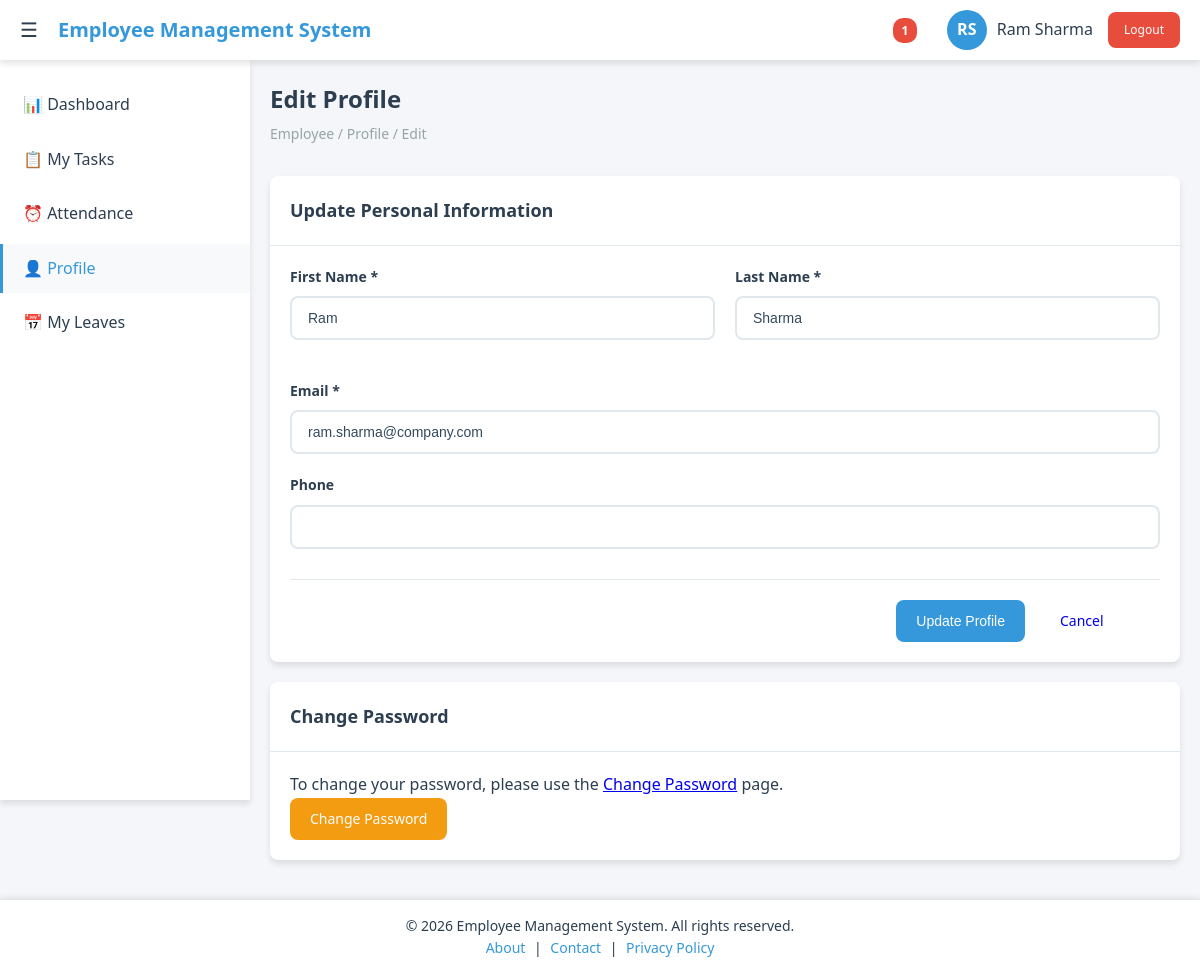
The page /employee/profile/edit.php (signed in) on the database its author committed.
### tables this page shows
CREATE TABLE users (
    id INT PRIMARY KEY AUTO_INCREMENT,
    username VARCHAR(50) UNIQUE NOT NULL,
    email VARCHAR(100) UNIQUE NOT NULL,
    password VARCHAR(255) NOT NULL,
    first_name VARCHAR(50) NOT NULL,
    last_name VARCHAR(50) NOT NULL,
    role ENUM('admin', 'employee') DEFAULT 'employee',
    department_id INT,
    position VARCHAR(100),
    phone VARCHAR(20),
    hire_date DATE DEFAULT CURRENT_DATE,
    status ENUM('active', 'inactive') DEFAULT 'active',
    created_at TIMESTAMP DEFAULT CURRENT_TIMESTAMP,
    updated_at TIMESTAMP DEFAULT CURRENT_TIMESTAMP ON UPDATE CURRENT_TIMESTAMP
);

### employee/profile/edit.php (the view, shortened to what this page needs)
<?php
include '../../config.php';
$user_id = $_SESSION['user_id'];
$sql = "SELECT * FROM users WHERE id = ?";
$stmt = $conn->prepare($sql);
$stmt->bind_param("i", $user_id);
$stmt->execute();
$result = $stmt->get_result();
$user = $result->fetch_assoc();
?>
<!DOCTYPE html>
<html lang="en">
<head>
    <link rel="stylesheet" href="../../assets/css/style.css">
    <link rel="stylesheet" href="../../assets/css/employee.css">
    <link rel="stylesheet" href="../../assets/css/forms.css">
</head>
<body>
    <?php include '../../includes/header.php'; ?>
    <?php include '../../includes/sidebar.php'; ?>
    <main class="main-content">
        <div class="page-header">
            <h1 class="page-title">Edit Profile</h1>
            <div class="breadcrumb">Employee / Profile / Edit</div>
        </div>
        <div class="card">
            <div class="card-header">
                <h2 class="card-title">Update Personal Information</h2>
            </div>
            <div class="card-body">
                <form method="POST" action="">
                    <div class="form-row">
                        <div class="form-group">
                            <label for="first_name" class="form-label">First Name *</label>
                            <input type="text" id="first_name" name="first_name" class="form-control"
                                   value="<?php echo htmlspecialchars($user['first_name']); ?>" required>
                        </div>
                        <div class="form-group">
                            <label for="last_name" class="form-label">Last Name *</label>
                            <input type="text" id="last_name" name="last_name" class="form-control"
                                   value="<?php echo htmlspecialchars($user['last_name']); ?>" required>
                        </div>
                    </div>
                    <div class="form-group">
                        <label for="email" class="form-label">Email *</label>
                        <input type="email" id="email" name="email" class="form-control"
                               value="<?php echo htmlspecialchars($user['email']); ?>" required>
                    </div>
                    <div class="form-group">
                        <label for="phone" class="form-label">Phone</label>
                        <input type="tel" id="phone" name="phone" class="form-control"
                               value="<?php echo htmlspecialchars($user['phone'] ?? ''); ?>">
                    </div>
                    <div class="form-actions">
                        <button type="submit" class="btn btn-primary">Update Profile</button>
                        <a href="view.php" class="btn">Cancel</a>
                    </div>
                </form>
            </div>
        </div>
        <div class="card">
            <div class="card-header">
                <h2 class="card-title">Change Password</h2>
            </div>
            <div class="card-body">
                <p>To change your password, please use the <a href="change_password.php">Change Password</a> page.</p>
                <a href="change_password.php" class="btn btn-warning">Change Password</a>
            </div>
        </div>
    </main>
    <?php include '../../includes/footer.php'; ?>
</body>
</html>

### assets/css/style.css (style rules this page uses)
:root { --primary-color: #3498db; --primary-dark: #2980b9; --secondary-color: #2c3e50; --success-color: #27ae60; --warning-color: #f39c12; --danger-color: #e74c3c; --light-color: #ecf0f1; --dark-color: #34495e; --white: #ffffff; --gray: #95a5a6; --gray-light: #bdc3c7; --border-radius: 8px; --box-shadow: 0 4px 6px rgba(0, 0, 0, 0.1); --transition: all 0.3s ease; --sidebar-width: 250px; --header-height: 60px; }
* { margin: 0; padding: 0; box-sizing: border-box; }
body { font-family: 'Segoe UI', Tahoma, Geneva, Verdana, sans-serif; background-color: #f5f6fa; color: var(--secondary-color); line-height: 1.6; }
.main-content { margin-left: var(--sidebar-width); margin-top: var(--header-height); padding: 20px; transition: var(--transition); min-height: calc(100vh - var(--header-height)); }
.page-header { margin-bottom: 30px; }
.page-title { font-size: 24px; font-weight: 600; color: var(--secondary-color); margin-bottom: 5px; }
.breadcrumb { color: var(--gray); font-size: 14px; }
.card { background: var(--white); border-radius: var(--border-radius); box-shadow: var(--box-shadow); margin-bottom: 20px; transition: var(--transition); }
.card-header { padding: 20px; border-bottom: 1px solid #e1e8ed; display: flex; justify-content: between; align-items: center; }
.card-title { font-size: 18px; font-weight: 600; color: var(--secondary-color); }
.card-body { padding: 20px; }
.btn { display: inline-flex; align-items: center; gap: 8px; padding: 10px 20px; border: none; border-radius: var(--border-radius); font-size: 14px; font-weight: 500; cursor: pointer; transition: var(--transition); text-decoration: none; }
.btn-primary { background-color: var(--primary-color); color: var(--white); }
.btn-warning { background-color: var(--warning-color); color: var(--white); }
.form-group { margin-bottom: 20px; }
.form-label { display: block; margin-bottom: 8px; font-weight: 500; color: var(--secondary-color); }
.form-control { width: 100%; padding: 10px 12px; border: 2px solid #e1e8ed; border-radius: var(--border-radius); font-size: 14px; transition: var(--transition); }
body { padding-top: 0; }

### assets/css/forms.css (style rules this page uses)
.form-row { display: grid; grid-template-columns: 1fr 1fr; gap: 20px; margin-bottom: 20px; }
.form-group { margin-bottom: 20px; }
.form-label { display: block; margin-bottom: 8px; font-weight: 600; color: var(--secondary-color); font-size: 14px; }
.form-control { width: 100%; padding: 12px 16px; border: 2px solid #e1e8ed; border-radius: var(--border-radius); font-size: 14px; transition: var(--transition); background-color: var(--white); color: var(--dark-color); }
.form-actions { display: flex; gap: 15px; justify-content: flex-end; margin-top: 30px; padding-top: 20px; border-top: 1px solid #e1e8ed; }
.form-actions .btn { min-width: 120px; }

### includes/footer.php (style rules this page uses)
body, html { min-height: 100%; display: flex; flex-direction: column; }
.main-content { flex: 1 0 auto; }

### rows shown on the page
users: first_name "Ram", last_name "Sharma", email "ram.sharma@company.com"

### other values the page prints
$pending_count "1"
$_SESSION['first_name'] "Ram"
$_SESSION['last_name'] "Sharma"
